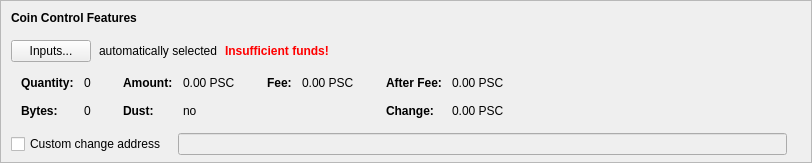
    <widget class="QFrame" name="frameCoinControl">
     <property name="sizePolicy">
      <sizepolicy hsizetype="Expanding" vsizetype="Expanding">
       <horstretch>0</horstretch>
       <verstretch>0</verstretch>
      </sizepolicy>
     </property>
     <property name="maximumSize">
      <size>
       <width>16777215</width>
       <height>16777215</height>
      </size>
     </property>
     <property name="frameShape">
      <enum>QFrame::StyledPanel</enum>
     </property>
     <property name="frameShadow">
      <enum>QFrame::Sunken</enum>
     </property>
     <layout class="QVBoxLayout" name="verticalLayoutCoinControl2">
      <property name="spacing">
       <number>0</number>
      </property>
      <property name="leftMargin">
       <number>0</number>
      </property>
      <property name="topMargin">
       <number>0</number>
      </property>
      <property name="rightMargin">
       <number>0</number>
      </property>
      <property name="bottomMargin">
       <number>6</number>
      </property>
      <item>
       <layout class="QVBoxLayout" name="verticalLayoutCoinControl" stretch="0,0,0,0,1">
        <property name="spacing">
         <number>0</number>
        </property>
        <property name="leftMargin">
         <number>10</number>
        </property>
        <property name="topMargin">
         <number>10</number>
        </property>
        <item>
         <layout class="QHBoxLayout" name="horizontalLayoutCoinControl1">
          <property name="bottomMargin">
           <number>15</number>
          </property>
          <item>
           <widget class="QLabel" name="labelCoinControlFeatures">
            <property name="sizePolicy">
             <sizepolicy hsizetype="Preferred" vsizetype="Maximum">
              <horstretch>0</horstretch>
              <verstretch>0</verstretch>
             </sizepolicy>
            </property>
            <property name="font">
             <font>
              <weight>75</weight>
              <bold>true</bold>
             </font>
            </property>
            <property name="styleSheet">
             <string notr="true">font-weight:bold;</string>
            </property>
            <property name="text">
             <string>Coin Control Features</string>
            </property>
           </widget>
          </item>
         </layout>
        </item>
        <item>
         <layout class="QHBoxLayout" name="horizontalLayoutCoinControl2" stretch="0,0,0,0">
          <property name="spacing">
           <number>8</number>
          </property>
          <property name="bottomMargin">
           <number>10</number>
          </property>
          <item>
           <widget class="QPushButton" name="pushButtonCoinControl">
            <property name="styleSheet">
             <string notr="true"/>
            </property>
            <property name="text">
             <string>Inputs...</string>
            </property>
            <property name="autoDefault">
             <bool>false</bool>
            </property>
           </widget>
          </item>
          <item>
           <widget class="QLabel" name="labelCoinControlAutomaticallySelected">
            <property name="text">
             <string>automatically selected</string>
            </property>
            <property name="margin">
             <number>5</number>
            </property>
           </widget>
          </item>
          <item>
           <widget class="QLabel" name="labelCoinControlInsuffFunds">
            <property name="font">
             <font>
              <weight>75</weight>
              <bold>true</bold>
             </font>
            </property>
            <property name="styleSheet">
             <string notr="true">color:red;font-weight:bold;</string>
            </property>
            <property name="text">
             <string>Insufficient funds!</string>
            </property>
            <property name="margin">
             <number>5</number>
            </property>
           </widget>
          </item>
          <item>
           <spacer name="horizontalSpacerCoinControl">
            <property name="orientation">
             <enum>Qt::Horizontal</enum>
            </property>
            <property name="sizeHint" stdset="0">
             <size>
              <width>40</width>
              <height>1</height>
             </size>
            </property>
           </spacer>
          </item>
         </layout>
        </item>
        <item>
         <widget class="QWidget" name="widgetCoinControl" native="true">
          <property name="sizePolicy">
           <sizepolicy hsizetype="Preferred" vsizetype="Preferred">
            <horstretch>0</horstretch>
            <verstretch>0</verstretch>
           </sizepolicy>
          </property>
          <property name="minimumSize">
           <size>
            <width>0</width>
            <height>0</height>
           </size>
          </property>
          <property name="styleSheet">
           <string notr="true"/>
          </property>
          <layout class="QHBoxLayout" name="horizontalLayoutCoinControl5">
           <property name="leftMargin">
            <number>0</number>
           </property>
           <property name="topMargin">
            <number>0</number>
           </property>
           <property name="rightMargin">
            <number>0</number>
           </property>
           <property name="bottomMargin">
            <number>0</number>
           </property>
           <item>
            <layout class="QHBoxLayout" name="horizontalLayoutCoinControl3" stretch="0,0,0,1">
             <property name="spacing">
              <number>20</number>
             </property>
             <property name="topMargin">
              <number>0</number>
             </property>
             <property name="bottomMargin">
              <number>10</number>
             </property>
             <item>
              <layout class="QFormLayout" name="formLayoutCoinControl1">
               <property name="horizontalSpacing">
                <number>10</number>
               </property>
               <property name="verticalSpacing">
                <number>14</number>
               </property>
               <property name="leftMargin">
                <number>10</number>
               </property>
               <property name="topMargin">
                <number>4</number>
               </property>
               <property name="rightMargin">
                <number>6</number>
               </property>
               <item row="0" column="0">
                <widget class="QLabel" name="labelCoinControlQuantityText">
                 <property name="font">
                  <font>
                   <weight>75</weight>
                   <bold>true</bold>
                  </font>
                 </property>
                 <property name="text">
                  <string>Quantity:</string>
                 </property>
                 <property name="margin">
                  <number>0</number>
                 </property>
                </widget>
               </item>
               <item row="0" column="1">
                <widget class="QLabel" name="labelCoinControlQuantity">
                 <property name="cursor">
                  <cursorShape>IBeamCursor</cursorShape>
                 </property>
                 <property name="contextMenuPolicy">
                  <enum>Qt::ActionsContextMenu</enum>
                 </property>
                 <property name="text">
                  <string notr="true">0</string>
                 </property>
                 <property name="margin">
                  <number>0</number>
                 </property>
                 <property name="textInteractionFlags">
                  <set>Qt::LinksAccessibleByMouse|Qt::TextSelectableByKeyboard|Qt::TextSelectableByMouse</set>
                 </property>
                </widget>
               </item>
               <item row="1" column="0">
                <widget class="QLabel" name="labelCoinControlBytesText">
                 <property name="font">
                  <font>
                   <weight>75</weight>
                   <bold>true</bold>
                  </font>
                 </property>
                 <property name="text">
                  <string>Bytes:</string>
                 </property>
                </widget>
               </item>
               <item row="1" column="1">
                <widget class="QLabel" name="labelCoinControlBytes">
                 <property name="cursor">
                  <cursorShape>IBeamCursor</cursorShape>
                 </property>
                 <property name="contextMenuPolicy">
                  <enum>Qt::ActionsContextMenu</enum>
                 </property>
                 <property name="text">
                  <string notr="true">0</string>
                 </property>
                 <property name="textInteractionFlags">
                  <set>Qt::LinksAccessibleByMouse|Qt::TextSelectableByKeyboard|Qt::TextSelectableByMouse</set>
                 </property>
                </widget>
               </item>
              </layout>
             </item>
             <item>
              <layout class="QFormLayout" name="formLayoutCoinControl2">
               <property name="horizontalSpacing">
                <number>10</number>
               </property>
               <property name="verticalSpacing">
                <number>14</number>
               </property>
               <property name="leftMargin">
                <number>6</number>
               </property>
               <property name="topMargin">
                <number>4</number>
               </property>
               <property name="rightMargin">
                <number>6</number>
               </property>
               <item row="0" column="0">
                <widget class="QLabel" name="labelCoinControlAmountText">
                 <property name="font">
                  <font>
                   <weight>75</weight>
                   <bold>true</bold>
                  </font>
                 </property>
                 <property name="text">
                  <string>Amount:</string>
                 </property>
                 <property name="margin">
                  <number>0</number>
                 </property>
                </widget>
               </item>
               <item row="0" column="1">
                <widget class="QLabel" name="labelCoinControlAmount">
                 <property name="cursor">
                  <cursorShape>IBeamCursor</cursorShape>
                 </property>
                 <property name="contextMenuPolicy">
                  <enum>Qt::ActionsContextMenu</enum>
                 </property>
                 <property name="text">
                  <string notr="true">0.00 PSC</string>
                 </property>
                 <property name="textInteractionFlags">
                  <set>Qt::LinksAccessibleByMouse|Qt::TextSelectableByKeyboard|Qt::TextSelectableByMouse</set>
                 </property>
                </widget>
               </item>
               <item row="1" column="0">
                <widget class="QLabel" name="labelCoinControlLowOutputText">
                 <property name="font">
                  <font>
                   <weight>75</weight>
                   <bold>true</bold>
                  </font>
                 </property>
                 <property name="text">
                  <string>Dust:</string>
                 </property>
                </widget>
               </item>
               <item row="1" column="1">
                <widget class="QLabel" name="labelCoinControlLowOutput">
                 <property name="cursor">
                  <cursorShape>IBeamCursor</cursorShape>
                 </property>
                 <property name="contextMenuPolicy">
                  <enum>Qt::ActionsContextMenu</enum>
                 </property>
                 <property name="text">
                  <string notr="true">no</string>
                 </property>
                 <property name="textInteractionFlags">
                  <set>Qt::LinksAccessibleByMouse|Qt::TextSelectableByKeyboard|Qt::TextSelectableByMouse</set>
                 </property>
                </widget>
               </item>
              </layout>
             </item>
             <item>
              <layout class="QFormLayout" name="formLayoutCoinControl3">
               <property name="horizontalSpacing">
                <number>10</number>
               </property>
               <property name="verticalSpacing">
                <number>14</number>
               </property>
               <property name="leftMargin">
                <number>6</number>
               </property>
               <property name="topMargin">
                <number>4</number>
               </property>
               <property name="rightMargin">
                <number>6</number>
               </property>
               <item row="0" column="0">
                <widget class="QLabel" name="labelCoinControlFeeText">
                 <property name="font">
                  <font>
                   <weight>75</weight>
                   <bold>true</bold>
                  </font>
                 </property>
                 <property name="text">
                  <string>Fee:</string>
                 </property>
                 <property name="margin">
                  <number>0</number>
                 </property>
                </widget>
               </item>
               <item row="0" column="1">
                <widget class="QLabel" name="labelCoinControlFee">
                 <property name="cursor">
                  <cursorShape>IBeamCursor</cursorShape>
                 </property>
                 <property name="contextMenuPolicy">
                  <enum>Qt::ActionsContextMenu</enum>
                 </property>
                 <property name="text">
                  <string notr="true">0.00 PSC</string>
                 </property>
                 <property name="textInteractionFlags">
                  <set>Qt::LinksAccessibleByMouse|Qt::TextSelectableByKeyboard|Qt::TextSelectableByMouse</set>
                 </property>
                </widget>
               </item>
             </layout>
             </item>
             <item>
              <layout class="QFormLayout" name="formLayoutCoinControl4">
               <property name="horizontalSpacing">
                <number>10</number>
               </property>
               <property name="verticalSpacing">
                <number>14</number>
               </property>
               <property name="leftMargin">
                <number>6</number>
               </property>
               <property name="topMargin">
                <number>4</number>
               </property>
               <property name="rightMargin">
                <number>6</number>
               </property>
               <item row="0" column="0">
                <widget class="QLabel" name="labelCoinControlAfterFeeText">
                 <property name="font">
                  <font>
                   <weight>75</weight>
                   <bold>true</bold>
                  </font>
                 </property>
                 <property name="text">
                  <string>After Fee:</string>
                 </property>
                 <property name="margin">
                  <number>0</number>
                 </property>
                </widget>
               </item>
               <item row="0" column="1">
                <widget class="QLabel" name="labelCoinControlAfterFee">
                 <property name="cursor">
                  <cursorShape>IBeamCursor</cursorShape>
                 </property>
                 <property name="contextMenuPolicy">
                  <enum>Qt::ActionsContextMenu</enum>
                 </property>
                 <property name="text">
                  <string notr="true">0.00 PSC</string>
                 </property>
                 <property name="textInteractionFlags">
                  <set>Qt::LinksAccessibleByMouse|Qt::TextSelectableByKeyboard|Qt::TextSelectableByMouse</set>
                 </property>
                </widget>
               </item>
               <item row="1" column="0">
                <widget class="QLabel" name="labelCoinControlChangeText">
                 <property name="font">
                  <font>
                   <weight>75</weight>
                   <bold>true</bold>
                  </font>
                 </property>
                 <property name="text">
                  <string>Change:</string>
                 </property>
                </widget>
               </item>
               <item row="1" column="1">
                <widget class="QLabel" name="labelCoinControlChange">
                 <property name="cursor">
                  <cursorShape>IBeamCursor</cursorShape>
                 </property>
                 <property name="contextMenuPolicy">
                  <enum>Qt::ActionsContextMenu</enum>
                 </property>
                 <property name="text">
                  <string notr="true">0.00 PSC</string>
                 </property>
                 <property name="textInteractionFlags">
                  <set>Qt::LinksAccessibleByMouse|Qt::TextSelectableByKeyboard|Qt::TextSelectableByMouse</set>
                 </property>
                </widget>
               </item>
              </layout>
             </item>
            </layout>
           </item>
          </layout>
         </widget>
        </item>
        <item>
         <layout class="QHBoxLayout" name="horizontalLayoutCoinControl4" stretch="0,0,0">
          <property name="spacing">
           <number>12</number>
          </property>
          <property name="sizeConstraint">
           <enum>QLayout::SetDefaultConstraint</enum>
          </property>
          <property name="topMargin">
           <number>5</number>
          </property>
          <property name="rightMargin">
           <number>5</number>
          </property>
          <item>
           <widget class="QCheckBox" name="checkBoxCoinControlChange">
            <property name="toolTip">
             <string>If this is activated, but the change address is empty or invalid, change will be sent to a newly generated address.</string>
            </property>
            <property name="text">
             <string>Custom change address</string>
            </property>
           </widget>
          </item>
          <item>
           <widget class="QValidatedLineEdit" name="lineEditCoinControlChange">
            <property name="enabled">
             <bool>false</bool>
            </property>
            <property name="sizePolicy">
             <sizepolicy hsizetype="Expanding" vsizetype="Fixed">
              <horstretch>0</horstretch>
              <verstretch>0</verstretch>
             </sizepolicy>
            </property>
           </widget>
          </item>
          <item>
           <widget class="QLabel" name="labelCoinControlChangeLabel">
            <property name="sizePolicy">
             <sizepolicy hsizetype="Preferred" vsizetype="Expanding">
              <horstretch>0</horstretch>
              <verstretch>0</verstretch>
             </sizepolicy>
            </property>
            <property name="minimumSize">
             <size>
              <width>0</width>
              <height>0</height>
             </size>
            </property>
            <property name="text">
             <string/>
            </property>
            <property name="margin">
             <number>3</number>
            </property>
           </widget>
          </item>
         </layout>
        </item>
        <item>
         <spacer name="verticalSpacerCoinControl">
          <property name="orientation">
           <enum>Qt::Vertical</enum>
          </property>
          <property name="sizeHint" stdset="0">
           <size>
            <width>800</width>
            <height>1</height>
           </size>
          </property>
         </spacer>
        </item>
       </layout>
      </item>
     </layout>
    </widget>
